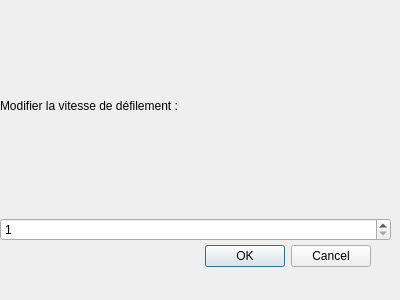
<?xml version="1.0" encoding="UTF-8"?>
<ui version="4.0">
 <class>Dialog</class>
 <widget class="QDialog" name="Dialog">
  <property name="geometry">
   <rect>
    <x>0</x>
    <y>0</y>
    <width>400</width>
    <height>300</height>
   </rect>
  </property>
  <property name="windowTitle">
   <string>Dialog</string>
  </property>
  <widget class="QDialogButtonBox" name="buttonBox">
   <property name="geometry">
    <rect>
     <x>30</x>
     <y>240</y>
     <width>341</width>
     <height>32</height>
    </rect>
   </property>
   <property name="orientation">
    <enum>Qt::Horizontal</enum>
   </property>
   <property name="standardButtons">
    <set>QDialogButtonBox::Cancel|QDialogButtonBox::Ok</set>
   </property>
  </widget>
  <widget class="QWidget" name="verticalLayoutWidget">
   <property name="geometry">
    <rect>
     <x>0</x>
     <y>0</y>
     <width>391</width>
     <height>241</height>
    </rect>
   </property>
   <layout class="QVBoxLayout" name="verticalLayout">
    <item>
     <widget class="QLabel" name="label">
      <property name="text">
       <string>Modifier la vitesse de défilement :</string>
      </property>
     </widget>
    </item>
    <item>
     <widget class="QSpinBox" name="SBVitesseDefil">
      <property name="prefix">
       <string/>
      </property>
      <property name="minimum">
       <number>1</number>
      </property>
      <property name="maximum">
       <number>6</number>
      </property>
      <property name="value">
       <number>1</number>
      </property>
     </widget>
    </item>
   </layout>
  </widget>
 </widget>
 <resources/>
 <connections>
  <connection>
   <sender>buttonBox</sender>
   <signal>accepted()</signal>
   <receiver>Dialog</receiver>
   <slot>accept()</slot>
   <hints>
    <hint type="sourcelabel">
     <x>248</x>
     <y>254</y>
    </hint>
    <hint type="destinationlabel">
     <x>157</x>
     <y>274</y>
    </hint>
   </hints>
  </connection>
  <connection>
   <sender>buttonBox</sender>
   <signal>rejected()</signal>
   <receiver>Dialog</receiver>
   <slot>reject()</slot>
   <hints>
    <hint type="sourcelabel">
     <x>316</x>
     <y>260</y>
    </hint>
    <hint type="destinationlabel">
     <x>286</x>
     <y>274</y>
    </hint>
   </hints>
  </connection>
 </connections>
</ui>
